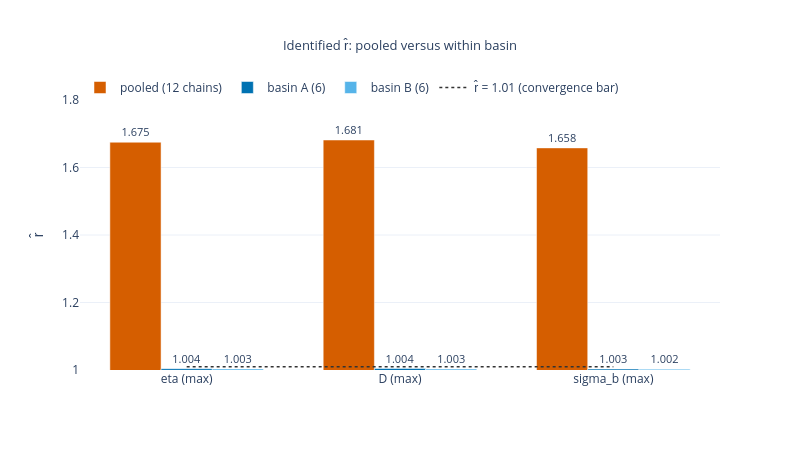

Write notebook code for a chart like this one.
### Markdown cell above
### 2 · Each basin is internally converged; only the pooled fit is not.
Identified r̂ falls from **1.68 / 1.68 / 1.66** pooled to **≤ 1.005** inside either basin. The pooled number is a mixture artefact.

### Code cell
RHAT = {tag: mirt_identified_rhat(az.InferenceData(posterior=post.isel(chain=sel)), data)
        for tag, sel in [("pooled (12 chains)", list(range(NC))), ("basin A (6)", BA), ("basin B (6)", BB)]}
keys = ["eta_max_rhat", "D_max_rhat", "sigma_b_max_rhat"]
lab3 = ["eta (max)", "D (max)", "sigma_b (max)"]

fig = go.Figure()
for (tag, r), colr in zip(RHAT.items(), [C["verm"], C["blue"], C["sky"]]):
    v = [float(r[k]) for k in keys]
    fig.add_trace(go.Bar(x=lab3, y=v, name=tag, marker_color=colr,
                         text=[f"{x:.3f}" for x in v], textposition="outside",
                         textfont=dict(size=11)))
fig.add_trace(go.Scatter(x=lab3, y=[1.01] * 3, mode="lines", name="r̂ = 1.01 (convergence bar)",
                         line=dict(color=C["dark"], width=1.5, dash="dot")))
fig.update_layout(title="Identified r̂: pooled versus within basin",
                  yaxis_title="r̂", yaxis_range=[1.0, 1.80], height=450, width=800,
                  legend=dict(orientation="h", y=1.10), bargap=0.28)
show(fig, "p2_rhat")

### Figure 1 — Plotly figure (JSON) as saved in the notebook; plotly's stock layout.template omitted (floating-point values rounded to 4 significant figures)
{"data": [{"marker": {"color": "#D55E00"}, "name": "pooled (12 chains)", "text": ["1.675", "1.681", "1.658"], "textfont": {"size": 11}, "textposition": "outside", "type": "bar", "x": ["eta (max)", "D (max)", "sigma_b (max)"], "y": [1.675, 1.681, 1.658]}, {"marker": {"color": "#0072B2"}, "name": "basin A (6)", "text": ["1.004", "1.004", "1.003"], "textfont": {"size": 11}, "textposition": "outside", "type": "bar", "x": ["eta (max)", "D (max)", "sigma_b (max)"], "y": [1.004, 1.004, 1.003]}, {"marker": {"color": "#56B4E9"}, "name": "basin B (6)", "text": ["1.003", "1.003", "1.002"], "textfont": {"size": 11}, "textposition": "outside", "type": "bar", "x": ["eta (max)", "D (max)", "sigma_b (max)"], "y": [1.003, 1.003, 1.002]}, {"line": {"color": "#333333", "dash": "dot", "width": 1.5}, "mode": "lines", "name": "r̂ = 1.01 (convergence bar)", "type": "scatter", "x": ["eta (max)", "D (max)", "sigma_b (max)"], "y": [1.01, 1.01, 1.01]}], "layout": {"bargap": 0.28, "height": 450, "legend": {"orientation": "h", "y": 1.1}, "title": {"font": {"size": 13}, "text": "Identified r̂: pooled versus within basin", "x": 0.5}, "width": 800, "yaxis": {"range": [1.0, 1.8], "title": {"text": "r̂"}}}}
